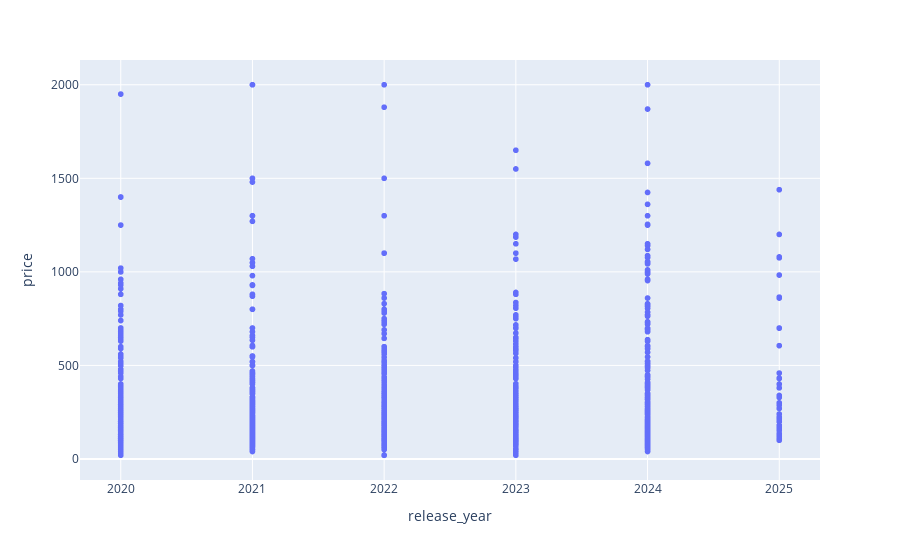

The cell this chart's notebook holds for it:
### Code cell
pdf = ddf[['price', 'brand', 'model', 'release_year']]
px.scatter(pdf, x='release_year', y='price', hover_data=['brand', 'model'])

### Figure 1 — Plotly figure (JSON) as saved in the notebook; plotly's stock layout.template omitted (floating-point values rounded to 4 significant figures; data arrays with more than 128 entries replaced by an {"elided": "..."} marker saying what was removed)
{"data": [{"customdata": {"elided": "1290x2 str values"}, "hovertemplate": "release_year=%{x}<br>price=%{y}<br>brand=%{customdata[0]}<br>model=%{customdata[1]}<extra></extra>", "legendgroup": "", "marker": {"color": "#636efa", "symbol": "circle"}, "mode": "markers", "name": "", "showlegend": false, "type": "scattergl", "x": {"elided": "1290 float values"}, "xaxis": "x", "y": {"elided": "1290 float values"}, "yaxis": "y"}], "layout": {"legend": {"tracegroupgap": 0}, "margin": {"t": 60}, "xaxis": {"anchor": "y", "domain": [0, 1], "title": {"text": "release_year"}}, "yaxis": {"anchor": "x", "domain": [0, 1], "title": {"text": "price"}}}}
